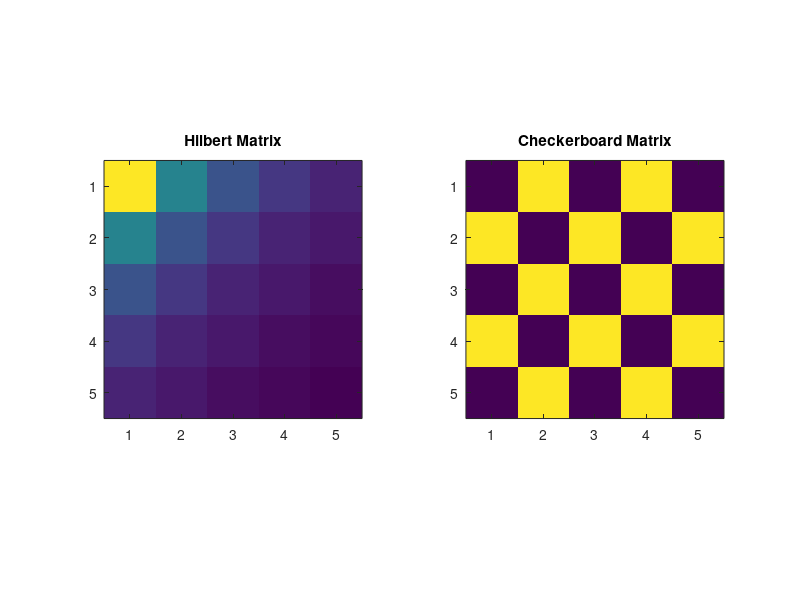

Source code (MATLAB):
%% Hilbert Matrix formula M_(i,j) = 1/(i+j-1) & Checkerboard Matrix formula C_(i,j) = -1^(i+j-1)

N = input('Enter Matrix Dimension : ');
M = ones(N);
C = ones(N);

for i = 1:N
    for j = 1:N
        % Create Hilbert Matrix
        M(i,j) = 1/(i+j-1);
        % Create Checkerboard Matrix
        C(i,j) = (-1)^(i+j-1);
    end
end

%Visualize the matrices

subplot(121)
imagesc(M)
axis square, title('Hilbert Matrix')

subplot(122)
imagesc(C)
axis square, title('Checkerboard Matrix')